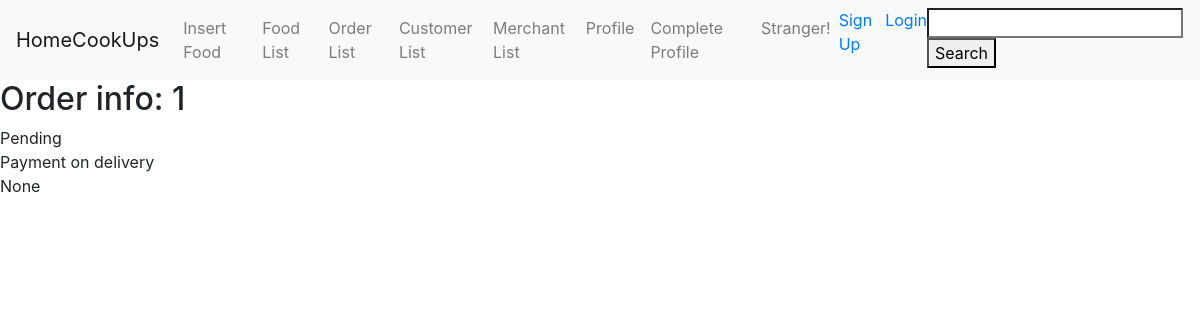
Before: /Order/ with the older database file.
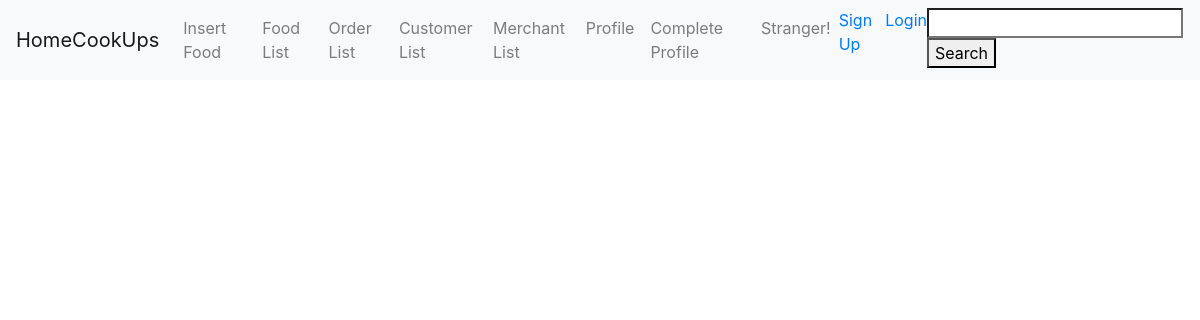
After: the same page with the newer database file.
### OrderManagement/models.py (models this page shows, shortened)
class Order(models.Model):
    STATUS_CHOICES = (
        ('Pending', 'Pending'),
        ('Approved', 'Approved'),
        ('Delivering', 'Delivering'),
        ('Completed', 'Completed')
    )
    status = models.CharField(max_length=30, choices=STATUS_CHOICES, default='Pending')
    PAYMENT_CHOICES = (
        ('Bkash', 'Bkash'),
        ('Rocket', 'Rocket'),
        ('Payment on delivery', 'Payment on delivery')
    )
    payment_options = models.CharField(max_length=50, choices=PAYMENT_CHOICES, default='Payment on delivery')
    is_paid = models.BooleanField(default=False)
    transaction_id = models.CharField(max_length=30, null=True, blank=True)
    food = models.ForeignKey(Food, on_delete=models.SET_NULL, null=True)
    merchant = models.ForeignKey(Merchant, on_delete=models.SET_NULL, null=True)
    customer = models.ForeignKey(Customer, on_delete=models.SET_NULL, null=True)
    user = models.ForeignKey(User, on_delete=models.SET_NULL, null=True, blank=True)

### OrderManagement/views.py (the view)
# urls.py: path('Order/', order_views.showOrders, name='Order'),
def showOrders(request):
    orderList = Order.objects.all()
    context = {
        'Order': orderList
    }
    return render(request, 'OrderManagement/OrderList.html', context)

### templates/OrderManagement/OrderList.html
{% extends 'merchant_base.html' %}
{% block content %}
    {% for o in Order %}
        <h2>Order info:  {{ o.id }} </h2>
        {{ o.status}} <br>
        {{ o.payment_options}} <br>
        {{ o.transaction_id}} <br>
    {% endfor %}
{% endblock content %}

Changed rows visible on the page:
removed Order: id "1", status "Pending", payment_options "Payment on delivery", transaction_id "None"
